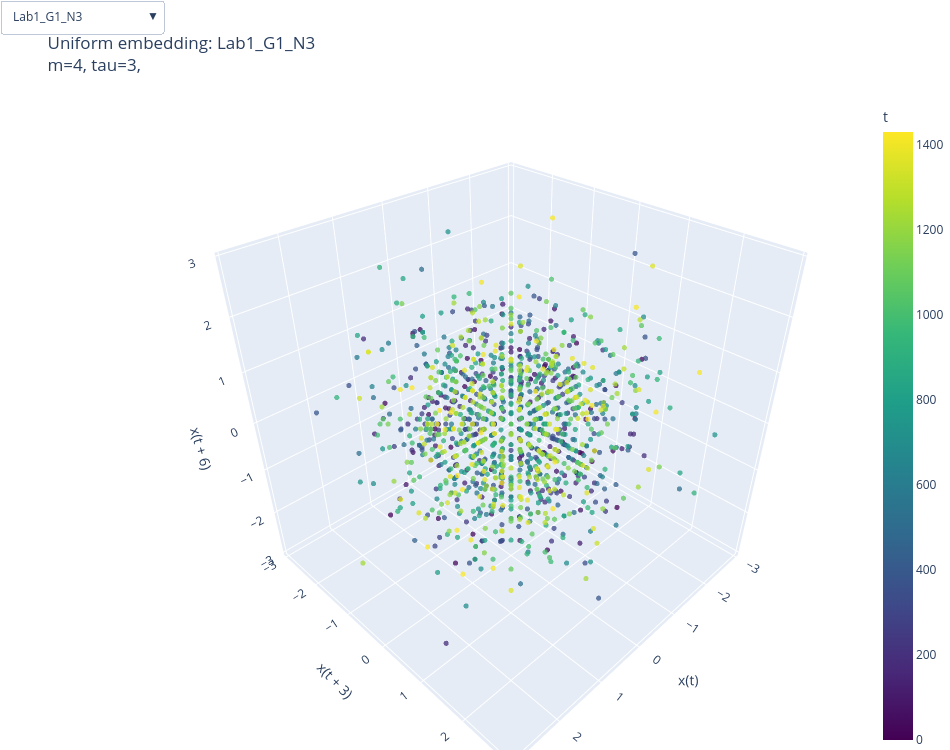

Write notebook code for a chart like this one.
### Code cell
def make_uniform_figure(embeddings: dict[str, dict]) -> go.Figure:
    if not embeddings:
        raise ValueError("No uniform embeddings to plot")

    fig = go.Figure()
    columns = list(embeddings.keys())
    trace_to_column = []

    for column in columns:
        info = embeddings[column]
        X_plot, time_index = sample_for_plot(info["X"])
        is_first = len(trace_to_column) == 0

        fig.add_trace(
            go.Scatter3d(
                x=X_plot[:, 0],
                y=X_plot[:, 1],
                z=X_plot[:, 2],
                mode="markers",
                marker=dict(
                    size=3,
                    opacity=0.75,
                    color=time_index,
                    colorscale="Viridis",
                    colorbar=dict(title="t") if is_first else None,
                ),
                name=f"{column}: m={info['dimension']}, tau={info['tau']}",
                visible=is_first,
                hovertemplate=(
                    f"{column}<br>"
                    "x(t)=%{x:.4g}<br>"
                    f"x(t+{info['tau']})=%{{y:.4g}}<br>"
                    f"x(t+{2 * info['tau']})=%{{z:.4g}}<br>"
                    "t=%{marker.color}<extra></extra>"
                ),
            )
        )
        trace_to_column.append(column)

    buttons = []
    for i, column in enumerate(trace_to_column):
        info = embeddings[column]
        visible = [False] * len(trace_to_column)
        visible[i] = True
        buttons.append(
            dict(
                label=column,
                method="update",
                args=[
                    {"visible": visible},
                    {
                        "title": (
                            f"Uniform embedding: {column}<br>"
                            f"m={info['dimension']}, tau={info['tau']}, "
                        ),
                        "scene": dict(
                            xaxis_title="x(t)",
                            yaxis_title=f"x(t + {info['tau']})",
                            zaxis_title=f"x(t + {2 * info['tau']})",
                            aspectmode="data",
                        ),
                    },
                ],
            )
        )

    first_column = trace_to_column[0]
    first = embeddings[first_column]

    fig.update_layout(
        title=(
            f"Uniform embedding: {first_column}<br>"
            f"m={first['dimension']}, tau={first['tau']}, "
        ),
        updatemenus=[
            dict(
                buttons=buttons,
                direction="down",
                x=0.0,
                y=1.15,
                showactive=True,
            )
        ],
        scene=dict(
            xaxis_title="x(t)",
            yaxis_title=f"x(t + {first['tau']})",
            zaxis_title=f"x(t + {2 * first['tau']})",
            aspectmode="data",
        ),
        width=950,
        height=750,
        margin=dict(l=0, r=0, b=0, t=90),
    )
    return fig


uniform_fig = make_uniform_figure(uniform_embeddings)
uniform_fig.show()

### Figure 1 — Plotly figure (JSON) as saved in the notebook; plotly's stock layout.template omitted (floating-point values rounded to 4 significant figures; data arrays with more than 128 entries replaced by an {"elided": "..."} marker saying what was removed)
{"data": [{"hovertemplate": "Lab1_G1_N3<br>x(t)=%{x:.4g}<br>x(t+3)=%{y:.4g}<br>x(t+6)=%{z:.4g}<br>t=%{marker.color}<extra></extra>", "marker": {"color": {"elided": "1430 int values"}, "colorbar": {"title": {"text": "t"}}, "colorscale": [[0, "#440154"], [0.1111, "#482878"], [0.2222, "#3e4989"], [0.3333, "#31688e"], [0.4444, "#26828e"], [0.5556, "#1f9e89"], [0.6667, "#35b779"], [0.7778, "#6ece58"], [0.8889, "#b5de2b"], [1, "#fde725"]], "opacity": 0.75, "size": 3}, "mode": "markers", "name": "Lab1_G1_N3: m=4, tau=3", "type": "scatter3d", "visible": true, "x": {"elided": "1430 float values"}, "y": {"elided": "1430 float values"}, "z": {"elided": "1430 float values"}}, {"hovertemplate": "Lab1_G2_Fн9<br>x(t)=%{x:.4g}<br>x(t+3)=%{y:.4g}<br>x(t+6)=%{z:.4g}<br>t=%{marker.color}<extra></extra>", "marker": {"color": {"elided": "1427 int values"}, "colorscale": [[0, "#440154"], [0.1111, "#482878"], [0.2222, "#3e4989"], [0.3333, "#31688e"], [0.4444, "#26828e"], [0.5556, "#1f9e89"], [0.6667, "#35b779"], [0.7778, "#6ece58"], [0.8889, "#b5de2b"], [1, "#fde725"]], "opacity": 0.75, "size": 3}, "mode": "markers", "name": "Lab1_G2_Fн9: m=5, tau=3", "type": "scatter3d", "visible": false, "x": {"elided": "1427 float values"}, "y": {"elided": "1427 float values"}, "z": {"elided": "1427 float values"}}, {"hovertemplate": "Lab1_G2_Fc3<br>x(t)=%{x:.4g}<br>x(t+3)=%{y:.4g}<br>x(t+6)=%{z:.4g}<br>t=%{marker.color}<extra></extra>", "marker": {"color": {"elided": "1421 int values"}, "colorscale": [[0, "#440154"], [0.1111, "#482878"], [0.2222, "#3e4989"], [0.3333, "#31688e"], [0.4444, "#26828e"], [0.5556, "#1f9e89"], [0.6667, "#35b779"], [0.7778, "#6ece58"], [0.8889, "#b5de2b"], [1, "#fde725"]], "opacity": 0.75, "size": 3}, "mode": "markers", "name": "Lab1_G2_Fc3: m=7, tau=3", "type": "scatter3d", "visible": false, "x": {"elided": "1421 float values"}, "y": {"elided": "1421 float values"}, "z": {"elided": "1421 float values"}}, {"hovertemplate": "Lab1_G1_N1<br>x(t)=%{x:.4g}<br>x(t+98)=%{y:.4g}<br>x(t+196)=%{z:.4g}<br>t=%{marker.color}<extra></extra>", "marker": {"color": {"elided": "1145 int values"}, "colorscale": [[0, "#440154"], [0.1111, "#482878"], [0.2222, "#3e4989"], [0.3333, "#31688e"], [0.4444, "#26828e"], [0.5556, "#1f9e89"], [0.6667, "#35b779"], [0.7778, "#6ece58"], [0.8889, "#b5de2b"], [1, "#fde725"]], "opacity": 0.75, "size": 3}, "mode": "markers", "name": "Lab1_G1_N1: m=4, tau=98", "type": "scatter3d", "visible": false, "x": {"elided": "1145 float values"}, "y": {"elided": "1145 float values"}, "z": {"elided": "1145 float values"}}, {"hovertemplate": "Lab1_G1_N2<br>x(t)=%{x:.4g}<br>x(t+14)=%{y:.4g}<br>x(t+28)=%{z:.4g}<br>t=%{marker.color}<extra></extra>", "marker": {"color": {"elided": "1369 int values"}, "colorscale": [[0, "#440154"], [0.1111, "#482878"], [0.2222, "#3e4989"], [0.3333, "#31688e"], [0.4444, "#26828e"], [0.5556, "#1f9e89"], [0.6667, "#35b779"], [0.7778, "#6ece58"], [0.8889, "#b5de2b"], [1, "#fde725"]], "opacity": 0.75, "size": 3}, "mode": "markers", "name": "Lab1_G1_N2: m=6, tau=14", "type": "scatter3d", "visible": false, "x": {"elided": "1369 float values"}, "y": {"elided": "1369 float values"}, "z": {"elided": "1369 float values"}}, {"hovertemplate": "Lab1_G2_3F2<br>x(t)=%{x:.4g}<br>x(t+3)=%{y:.4g}<br>x(t+6)=%{z:.4g}<br>t=%{marker.color}<extra></extra>", "marker": {"color": {"elided": "1427 int values"}, "colorscale": [[0, "#440154"], [0.1111, "#482878"], [0.2222, "#3e4989"], [0.3333, "#31688e"], [0.4444, "#26828e"], [0.5556, "#1f9e89"], [0.6667, "#35b779"], [0.7778, "#6ece58"], [0.8889, "#b5de2b"], [1, "#fde725"]], "opacity": 0.75, "size": 3}, "mode": "markers", "name": "Lab1_G2_3F2: m=5, tau=3", "type": "scatter3d", "visible": false, "x": {"elided": "1427 float values"}, "y": {"elided": "1427 float values"}, "z": {"elided": "1427 float values"}}, {"hovertemplate": "Lab1_G1_T4ср<br>x(t)=%{x:.4g}<br>x(t+51)=%{y:.4g}<br>x(t+102)=%{z:.4g}<br>t=%{marker.color}<extra></extra>", "marker": {"color": {"elided": "1235 int values"}, "colorscale": [[0, "#440154"], [0.1111, "#482878"], [0.2222, "#3e4989"], [0.3333, "#31688e"], [0.4444, "#26828e"], [0.5556, "#1f9e89"], [0.6667, "#35b779"], [0.7778, "#6ece58"], [0.8889, "#b5de2b"], [1, "#fde725"]], "opacity": 0.75, "size": 3}, "mode": "markers", "name": "Lab1_G1_T4ср: m=5, tau=51", "type": "scatter3d", "visible": false, "x": {"elided": "1235 float values"}, "y": {"elided": "1235 float values"}, "z": {"elided": "1235 float values"}}, {"hovertemplate": "Lab1_G3_T606<br>x(t)=%{x:.4g}<br>x(t+24)=%{y:.4g}<br>x(t+48)=%{z:.4g}<br>t=%{marker.color}<extra></extra>", "marker": {"color": {"elided": "1247 int values"}, "colorscale": [[0, "#440154"], [0.1111, "#482878"], [0.2222, "#3e4989"], [0.3333, "#31688e"], [0.4444, "#26828e"], [0.5556, "#1f9e89"], [0.6667, "#35b779"], [0.7778, "#6ece58"], [0.8889, "#b5de2b"], [1, "#fde725"]], "opacity": 0.75, "size": 3}, "mode": "markers", "name": "Lab1_G3_T606: m=9, tau=24", "type": "scatter3d", "visible": false, "x": {"elided": "1247 float values"}, "y": {"elided": "1247 float values"}, "z": {"elided": "1247 float values"}}, {"hovertemplate": "Lab1_Qtg<br>x(t)=%{x:.4g}<br>x(t+15)=%{y:.4g}<br>x(t+30)=%{z:.4g}<br>t=%{marker.color}<extra></extra>", "marker": {"color": {"elided": "1349 int values"}, "colorscale": [[0, "#440154"], [0.1111, "#482878"], [0.2222, "#3e4989"], [0.3333, "#31688e"], [0.4444, "#26828e"], [0.5556, "#1f9e89"], [0.6667, "#35b779"], [0.7778, "#6ece58"], [0.8889, "#b5de2b"], [1, "#fde725"]], "opacity": 0.75, "size": 3}, "mode": "markers", "name": "Lab1_Qtg: m=7, tau=15", "type": "scatter3d", "visible": false, "x": {"elided": "1349 float values"}, "y": {"elided": "1349 float values"}, "z": {"elided": "1349 float values"}}, {"hovertemplate": "Lab1_G2_2F2<br>x(t)=%{x:.4g}<br>x(t+2)=%{y:.4g}<br>x(t+4)=%{z:.4g}<br>t=%{marker.color}<extra></extra>", "marker": {"color": {"elided": "1429 int values"}, "colorscale": [[0, "#440154"], [0.1111, "#482878"], [0.2222, "#3e4989"], [0.3333, "#31688e"], [0.4444, "#26828e"], [0.5556, "#1f9e89"], [0.6667, "#35b779"], [0.7778, "#6ece58"], [0.8889, "#b5de2b"], [1, "#fde725"]], "opacity": 0.75, "size": 3}, "mode": "markers", "name": "Lab1_G2_2F2: m=6, tau=2", "type": "scatter3d", "visible": false, "x": {"elided": "1429 float values"}, "y": {"elided": "1429 float values"}, "z": {"elided": "1429 float values"}}, {"hovertemplate": "Lab1_G2_VoГГ<br>x(t)=%{x:.4g}<br>x(t+10)=%{y:.4g}<br>x(t+20)=%{z:.4g}<br>t=%{marker.color}<extra></extra>", "marker": {"color": {"elided": "1379 int values"}, "colorscale": [[0, "#440154"], [0.1111, "#482878"], [0.2222, "#3e4989"], [0.3333, "#31688e"], [0.4444, "#26828e"], [0.5556, "#1f9e89"], [0.6667, "#35b779"], [0.7778, "#6ece58"], [0.8889, "#b5de2b"], [1, "#fde725"]], "opacity": 0.75, "size": 3}, "mode": "markers", "name": "Lab1_G2_VoГГ: m=7, tau=10", "type": "scatter3d", "visible": false, "x": {"elided": "1379 float values"}, "y": {"elided": "1379 float values"}, "z": {"elided": "1379 float values"}}, {"hovertemplate": "Lab1_G3_T600<br>x(t)=%{x:.4g}<br>x(t+22)=%{y:.4g}<br>x(t+44)=%{z:.4g}<br>t=%{marker.color}<extra></extra>", "marker": {"color": {"elided": "1285 int values"}, "colorscale": [[0, "#440154"], [0.1111, "#482878"], [0.2222, "#3e4989"], [0.3333, "#31688e"], [0.4444, "#26828e"], [0.5556, "#1f9e89"], [0.6667, "#35b779"], [0.7778, "#6ece58"], [0.8889, "#b5de2b"], [1, "#fde725"]], "opacity": 0.75, "size": 3}, "mode": "markers", "name": "Lab1_G3_T600: m=8, tau=22", "type": "scatter3d", "visible": false, "x": {"elided": "1285 float values"}, "y": {"elided": "1285 float values"}, "z": {"elided": "1285 float values"}}, {"hovertemplate": "Lab1_G4_N1пр<br>x(t)=%{x:.4g}<br>x(t+4)=%{y:.4g}<br>x(t+8)=%{z:.4g}<br>t=%{marker.color}<extra></extra>", "marker": {"color": {"elided": "1419 int values"}, "colorscale": [[0, "#440154"], [0.1111, "#482878"], [0.2222, "#3e4989"], [0.3333, "#31688e"], [0.4444, "#26828e"], [0.5556, "#1f9e89"], [0.6667, "#35b779"], [0.7778, "#6ece58"], [0.8889, "#b5de2b"], [1, "#fde725"]], "opacity": 0.75, "size": 3}, "mode": "markers", "name": "Lab1_G4_N1пр: m=6, tau=4", "type": "scatter3d", "visible": false, "x": {"elided": "1419 float values"}, "y": {"elided": "1419 float values"}, "z": {"elided": "1419 float values"}}, {"hovertemplate": "Lab1_Ttg<br>x(t)=%{x:.4g}<br>x(t+66)=%{y:.4g}<br>x(t+132)=%{z:.4g}<br>t=%{marker.color}<extra></extra>", "marker": {"color": {"elided": "1307 int values"}, "colorscale": [[0, "#440154"], [0.1111, "#482878"], [0.2222, "#3e4989"], [0.3333, "#31688e"], [0.4444, "#26828e"], [0.5556, "#1f9e89"], [0.6667, "#35b779"], [0.7778, "#6ece58"], [0.8889, "#b5de2b"], [1, "#fde725"]], "opacity": 0.75, "size": 3}, "mode": "markers", "name": "Lab1_Ttg: m=3, tau=66", "type": "scatter3d", "visible": false, "x": {"elided": "1307 float values"}, "y": {"elided": "1307 float values"}, "z": {"elided": "1307 float values"}}, {"hovertemplate": "Lab1_PposleNag<br>x(t)=%{x:.4g}<br>x(t+2)=%{y:.4g}<br>x(t+4)=%{z:.4g}<br>t=%{marker.color}<extra></extra>", "marker": {"color": {"elided": "1427 int values"}, "colorscale": [[0, "#440154"], [0.1111, "#482878"], [0.2222, "#3e4989"], [0.3333, "#31688e"], [0.4444, "#26828e"], [0.5556, "#1f9e89"], [0.6667, "#35b779"], [0.7778, "#6ece58"], [0.8889, "#b5de2b"], [1, "#fde725"]], "opacity": 0.75, "size": 3}, "mode": "markers", "name": "Lab1_PposleNag: m=7, tau=2", "type": "scatter3d", "visible": false, "x": {"elided": "1427 float values"}, "y": {"elided": "1427 float values"}, "z": {"elided": "1427 float values"}}, {"hovertemplate": "Lab1_dev<br>x(t)=%{x:.4g}<br>x(t+4)=%{y:.4g}<br>x(t+8)=%{z:.4g}<br>t=%{marker.color}<extra></extra>", "marker": {"color": {"elided": "1423 int values"}, "colorscale": [[0, "#440154"], [0.1111, "#482878"], [0.2222, "#3e4989"], [0.3333, "#31688e"], [0.4444, "#26828e"], [0.5556, "#1f9e89"], [0.6667, "#35b779"], [0.7778, "#6ece58"], [0.8889, "#b5de2b"], [1, "#fde725"]], "opacity": 0.75, "size": 3}, "mode": "markers", "name": "Lab1_dev: m=5, tau=4", "type": "scatter3d", "visible": false, "x": {"elided": "1423 float values"}, "y": {"elided": "1423 float values"}, "z": {"elided": "1423 float values"}}, {"hovertemplate": "Lab1_G3_Pc2<br>x(t)=%{x:.4g}<br>x(t+18)=%{y:.4g}<br>x(t+36)=%{z:.4g}<br>t=%{marker.color}<extra></extra>", "marker": {"color": {"elided": "1295 int values"}, "colorscale": [[0, "#440154"], [0.1111, "#482878"], [0.2222, "#3e4989"], [0.3333, "#31688e"], [0.4444, "#26828e"], [0.5556, "#1f9e89"], [0.6667, "#35b779"], [0.7778, "#6ece58"], [0.8889, "#b5de2b"], [1, "#fde725"]], "opacity": 0.75, "size": 3}, "mode": "markers", "name": "Lab1_G3_Pc2: m=9, tau=18", "type": "scatter3d", "visible": false, "x": {"elided": "1295 float values"}, "y": {"elided": "1295 float values"}, "z": {"elided": "1295 float values"}}, {"hovertemplate": "Lab1_TC_Ptgdg<br>x(t)=%{x:.4g}<br>x(t+14)=%{y:.4g}<br>x(t+28)=%{z:.4g}<br>t=%{marker.color}<extra></extra>", "marker": {"color": {"elided": "1355 int values"}, "colorscale": [[0, "#440154"], [0.1111, "#482878"], [0.2222, "#3e4989"], [0.3333, "#31688e"], [0.4444, "#26828e"], [0.5556, "#1f9e89"], [0.6667, "#35b779"], [0.7778, "#6ece58"], [0.8889, "#b5de2b"], [1, "#fde725"]], "opacity": 0.75, "size": 3}, "mode": "markers", "name": "Lab1_TC_Ptgdg: m=7, tau=14", "type": "scatter3d", "visible": false, "x": {"elided": "1355 float values"}, "y": {"elided": "1355 float values"}, "z": {"elided": "1355 float values"}}, {"hovertemplate": "Lab1_dPmg<br>x(t)=%{x:.4g}<br>x(t+5)=%{y:.4g}<br>x(t+10)=%{z:.4g}<br>t=%{marker.color}<extra></extra>", "marker": {"color": {"elided": "1429 int values"}, "colorscale": [[0, "#440154"], [0.1111, "#482878"], [0.2222, "#3e4989"], [0.3333, "#31688e"], [0.4444, "#26828e"], [0.5556, "#1f9e89"], [0.6667, "#35b779"], [0.7778, "#6ece58"], [0.8889, "#b5de2b"], [1, "#fde725"]], "opacity": 0.75, "size": 3}, "mode": "markers", "name": "Lab1_dPmg: m=3, tau=5", "type": "scatter3d", "visible": false, "x": {"elided": "1429 float values"}, "y": {"elided": "1429 float values"}, "z": {"elided": "1429 float values"}}, {"hovertemplate": "Lab1_Hpol<br>x(t)=%{x:.4g}<br>x(t+2)=%{y:.4g}<br>x(t+4)=%{z:.4g}<br>t=%{marker.color}<extra></extra>", "marker": {"color": {"elided": "1421 int values"}, "colorscale": [[0, "#440154"], [0.1111, "#482878"], [0.2222, "#3e4989"], [0.3333, "#31688e"], [0.4444, "#26828e"], [0.5556, "#1f9e89"], [0.6667, "#35b779"], [0.7778, "#6ece58"], [0.8889, "#b5de2b"], [1, "#fde725"]], "opacity": 0.75, "size": 3}, "mode": "markers", "name": "Lab1_Hpol: m=10, tau=2", "type": "scatter3d", "visible": false, "x": {"elided": "1421 float values"}, "y": {"elided": "1421 float values"}, "z": {"elided": "1421 float values"}}, {"hovertemplate": "Lab1_G1_T1<br>x(t)=%{x:.4g}<br>x(t+33)=%{y:.4g}<br>x(t+66)=%{z:.4g}<br>t=%{marker.color}<extra></extra>", "marker": {"color": {"elided": "1274 int values"}, "colorscale": [[0, "#440154"], [0.1111, "#482878"], [0.2222, "#3e4989"], [0.3333, "#31688e"], [0.4444, "#26828e"], [0.5556, "#1f9e89"], [0.6667, "#35b779"], [0.7778, "#6ece58"], [0.8889, "#b5de2b"], [1, "#fde725"]], "opacity": 0.75, "size": 3}, "mode": "markers", "name": "Lab1_G1_T1: m=6, tau=33", "type": "scatter3d", "visible": false, "x": {"elided": "1274 float values"}, "y": {"elided": "1274 float values"}, "z": {"elided": "1274 float values"}}, {"hovertemplate": "Lab1_G1_T600<br>x(t)=%{x:.4g}<br>x(t+37)=%{y:.4g}<br>x(t+74)=%{z:.4g}<br>t=%{marker.color}<extra></extra>", "marker": {"color": {"elided": "1180 int values"}, "colorscale": [[0, "#440154"], [0.1111, "#482878"], [0.2222, "#3e4989"], [0.3333, "#31688e"], [0.4444, "#26828e"], [0.5556, "#1f9e89"], [0.6667, "#35b779"], [0.7778, "#6ece58"], [0.8889, "#b5de2b"], [1, "#fde725"]], "opacity": 0.75, "size": 3}, "mode": "markers", "name": "Lab1_G1_T600: m=8, tau=37", "type": "scatter3d", "visible": false, "x": {"elided": "1180 float values"}, "y": {"elided": "1180 float values"}, "z": {"elided": "1180 float values"}}, {"hovertemplate": "Lab1_G1_T638<br>x(t)=%{x:.4g}<br>x(t+31)=%{y:.4g}<br>x(t+62)=%{z:.4g}<br>t=%{marker.color}<extra></extra>", "marker": {"color": {"elided": "1253 int values"}, "colorscale": [[0, "#440154"], [0.1111, "#482878"], [0.2222, "#3e4989"], [0.3333, "#31688e"], [0.4444, "#26828e"], [0.5556, "#1f9e89"], [0.6667, "#35b779"], [0.7778, "#6ece58"], [0.8889, "#b5de2b"], [1, "#fde725"]], "opacity": 0.75, "size": 3}, "mode": "markers", "name": "Lab1_G1_T638: m=7, tau=31", "type": "scatter3d", "visible": false, "x": {"elided": "1253 float values"}, "y": {"elided": "1253 float values"}, "z": {"elided": "1253 float values"}}, {"hovertemplate": "Lab1_G4_delta_T4PR<br>x(t)=%{x:.4g}<br>x(t+28)=%{y:.4g}<br>x(t+56)=%{z:.4g}<br>t=%{marker.color}<extra></extra>", "marker": {"color": {"elided": "1327 int values"}, "colorscale": [[0, "#440154"], [0.1111, "#482878"], [0.2222, "#3e4989"], [0.3333, "#31688e"], [0.4444, "#26828e"], [0.5556, "#1f9e89"], [0.6667, "#35b779"], [0.7778, "#6ece58"], [0.8889, "#b5de2b"], [1, "#fde725"]], "opacity": 0.75, "size": 3}, "mode": "markers", "name": "Lab1_G4_delta_T4PR: m=5, tau=28", "type": "scatter3d", "visible": false, "x": {"elided": "1327 float values"}, "y": {"elided": "1327 float values"}, "z": {"elided": "1327 float values"}}, {"hovertemplate": "Lab1_G4_delta_T4<br>x(t)=%{x:.4g}<br>x(t+18)=%{y:.4g}<br>x(t+36)=%{z:.4g}<br>t=%{marker.color}<extra></extra>", "marker": {"color": {"elided": "1349 int values"}, "colorscale": [[0, "#440154"], [0.1111, "#482878"], [0.2222, "#3e4989"], [0.3333, "#31688e"], [0.4444, "#26828e"], [0.5556, "#1f9e89"], [0.6667, "#35b779"], [0.7778, "#6ece58"], [0.8889, "#b5de2b"], [1, "#fde725"]], "opacity": 0.75, "size": 3}, "mode": "markers", "name": "Lab1_G4_delta_T4: m=6, tau=18", "type": "scatter3d", "visible": false, "x": {"elided": "1349 float values"}, "y": {"elided": "1349 float values"}, "z": {"elided": "1349 float values"}}, {"hovertemplate": "Lab1_TC_Tm<br>x(t)=%{x:.4g}<br>x(t+54)=%{y:.4g}<br>x(t+108)=%{z:.4g}<br>t=%{marker.color}<extra></extra>", "marker": {"color": {"elided": "1007 int values"}, "colorscale": [[0, "#440154"], [0.1111, "#482878"], [0.2222, "#3e4989"], [0.3333, "#31688e"], [0.4444, "#26828e"], [0.5556, "#1f9e89"], [0.6667, "#35b779"], [0.7778, "#6ece58"], [0.8889, "#b5de2b"], [1, "#fde725"]], "opacity": 0.75, "size": 3}, "mode": "markers", "name": "Lab1_TC_Tm: m=9, tau=54", "type": "scatter3d", "visible": false, "x": {"elided": "1007 float values"}, "y": {"elided": "1007 float values"}, "z": {"elided": "1007 float values"}}, {"hovertemplate": "Lab1_G3_Турбина_ГГ<br>x(t)=%{x:.4g}<br>x(t+16)=%{y:.4g}<br>x(t+32)=%{z:.4g}<br>t=%{marker.color}<extra></extra>", "marker": {"color": {"elided": "1391 int values"}, "colorscale": [[0, "#440154"], [0.1111, "#482878"], [0.2222, "#3e4989"], [0.3333, "#31688e"], [0.4444, "#26828e"], [0.5556, "#1f9e89"], [0.6667, "#35b779"], [0.7778, "#6ece58"], [0.8889, "#b5de2b"], [1, "#fde725"]], "opacity": 0.75, "size": 3}, "mode": "markers", "name": "Lab1_G3_Турбина_ГГ: m=4, tau=16", "type": "scatter3d", "visible": false, "x": {"elided": "1391 float values"}, "y": {"elided": "1391 float values"}, "z": {"elided": "1391 float values"}}, {"hovertemplate": "Lab1_G1_T607<br>x(t)=%{x:.4g}<br>x(t+14)=%{y:.4g}<br>x(t+28)=%{z:.4g}<br>t=%{marker.color}<extra></extra>", "marker": {"color": {"elided": "1411 int values"}, "colorscale": [[0, "#440154"], [0.1111, "#482878"], [0.2222, "#3e4989"], [0.3333, "#31688e"], [0.4444, "#26828e"], [0.5556, "#1f9e89"], [0.6667, "#35b779"], [0.7778, "#6ece58"], [0.8889, "#b5de2b"], [1, "#fde725"]], "opacity": 0.75, "size": 3}, "mode": "markers", "name": "Lab1_G1_T607: m=3, tau=14", "type": "scatter3d", "visible": false, "x": {"elided": "1411 float values"}, "y": {"elided": "1411 float values"}, "z": {"elided": "1411 float values"}}, {"hovertemplate": "Lab1_TposleNag<br>x(t)=%{x:.4g}<br>x(t+2)=%{y:.4g}<br>x(t+4)=%{z:.4g}<br>t=%{marker.color}<extra></extra>", "marker": {"color": {"elided": "1435 int values"}, "colorscale": [[0, "#440154"], [0.1111, "#482878"], [0.2222, "#3e4989"], [0.3333, "#31688e"], [0.4444, "#26828e"], [0.5556, "#1f9e89"], [0.6667, "#35b779"], [0.7778, "#6ece58"], [0.8889, "#b5de2b"], [1, "#fde725"]], "opacity": 0.75, "size": 3}, "mode": "markers", "name": "Lab1_TposleNag: m=3, tau=2", "type": "scatter3d", "visible": false, "x": {"elided": "1435 float values"}, "y": {"elided": "1435 float values"}, "z": {"elided": "1435 float values"}}, {"hovertemplate": "Lab1_G3_Коксование<br>x(t)=%{x:.4g}<br>x(t+13)=%{y:.4g}<br>x(t+26)=%{z:.4g}<br>t=%{marker.color}<extra></extra>", "marker": {"color": {"elided": "1413 int values"}, "colorscale": [[0, "#440154"], [0.1111, "#482878"], [0.2222, "#3e4989"], [0.3333, "#31688e"], [0.4444, "#26828e"], [0.5556, "#1f9e89"], [0.6667, "#35b779"], [0.7778, "#6ece58"], [0.8889, "#b5de2b"], [1, "#fde725"]], "opacity": 0.75, "size": 3}, "mode": "markers", "name": "Lab1_G3_Коксование: m=3, tau=13", "type": "scatter3d", "visible": false, "x": {"elided": "1413 float values"}, "y": {"elided": "1413 float values"}, "z": {"elided": "1413 float values"}}, {"hovertemplate": "Lab1_TdoNag<br>x(t)=%{x:.4g}<br>x(t+4)=%{y:.4g}<br>x(t+8)=%{z:.4g}<br>t=%{marker.color}<extra></extra>", "marker": {"color": {"elided": "1427 int values"}, "colorscale": [[0, "#440154"], [0.1111, "#482878"], [0.2222, "#3e4989"], [0.3333, "#31688e"], [0.4444, "#26828e"], [0.5556, "#1f9e89"], [0.6667, "#35b779"], [0.7778, "#6ece58"], [0.8889, "#b5de2b"], [1, "#fde725"]], "opacity": 0.75, "size": 3}, "mode": "markers", "name": "Lab1_TdoNag: m=4, tau=4", "type": "scatter3d", "visible": false, "x": {"elided": "1427 float values"}, "y": {"elided": "1427 float values"}, "z": {"elided": "1427 float values"}}], "layout": {"height": 750, "margin": {"b": 0, "l": 0, "r": 0, "t": 90}, "scene": {"aspectmode": "data", "xaxis": {"title": {"text": "x(t)"}}, "yaxis": {"title": {"text": "x(t + 3)"}}, "zaxis": {"title": {"text": "x(t + 6)"}}}, "title": {"text": "Uniform embedding: Lab1_G1_N3<br>m=4, tau=3, "}, "updatemenus": [{"buttons": [{"args": [{"visible": [true, false, false, false, false, false, false, false, false, false, false, false, false, false, false, false, false, false, false, false, false, false, false, false, false, false, false, false, false, false, false]}, {"scene": {"aspectmode": "data", "xaxis_title": "x(t)", "yaxis_title": "x(t + 3)", "zaxis_title": "x(t + 6)"}, "title": "Uniform embedding: Lab1_G1_N3<br>m=4, tau=3, "}], "label": "Lab1_G1_N3", "method": "update"}, {"args": [{"visible": [false, true, false, false, false, false, false, false, false, false, false, false, false, false, false, false, false, false, false, false, false, false, false, false, false, false, false, false, false, false, false]}, {"scene": {"aspectmode": "data", "xaxis_title": "x(t)", "yaxis_title": "x(t + 3)", "zaxis_title": "x(t + 6)"}, "title": "Uniform embedding: Lab1_G2_Fн9<br>m=5, tau=3, "}], "label": "Lab1_G2_Fн9", "method": "update"}, {"args": [{"visible": [false, false, true, false, false, false, false, false, false, false, false, false, false, false, false, false, false, false, false, false, false, false, false, false, false, false, false, false, false, false, false]}, {"scene": {"aspectmode": "data", "xaxis_title": "x(t)", "yaxis_title": "x(t + 3)", "zaxis_title": "x(t + 6)"}, "title": "Uniform embedding: Lab1_G2_Fc3<br>m=7, tau=3, "}], "label": "Lab1_G2_Fc3", "method": "update"}, {"args": [{"visible": [false, false, false, true, false, false, false, false, false, false, false, false, false, false, false, false, false, false, false, false, false, false, false, false, false, false, false, false, false, false, false]}, {"scene": {"aspectmode": "data", "xaxis_title": "x(t)", "yaxis_title": "x(t + 98)", "zaxis_title": "x(t + 196)"}, "title": "Uniform embedding: Lab1_G1_N1<br>m=4, tau=98, "}], "label": "Lab1_G1_N1", "method": "update"}, {"args": [{"visible": [false, false, false, false, true, false, false, false, false, false, false, false, false, false, false, false, false, false, false, false, false, false, false, false, false, false, false, false, false, false, false]}, {"scene": {"aspectmode": "data", "xaxis_title": "x(t)", "yaxis_title": "x(t + 14)", "zaxis_title": "x(t + 28)"}, "title": "Uniform embedding: Lab1_G1_N2<br>m=6, tau=14, "}], "label": "Lab1_G1_N2", "method": "update"}, {"args": [{"visible": [false, false, false, false, false, true, false, false, false, false, false, false, false, false, false, false, false, false, false, false, false, false, false, false, false, false, false, false, false, false, false]}, {"scene": {"aspectmode": "data", "xaxis_title": "x(t)", "yaxis_title": "x(t + 3)", "zaxis_title": "x(t + 6)"}, "title": "Uniform embedding: Lab1_G2_3F2<br>m=5, tau=3, "}], "label": "Lab1_G2_3F2", "method": "update"}, {"args": [{"visible": [false, false, false, false, false, false, true, false, false, false, false, false, false, false, false, false, false, false, false, false, false, false, false, false, false, false, false, false, false, false, false]}, {"scene": {"aspectmode": "data", "xaxis_title": "x(t)", "yaxis_title": "x(t + 51)", "zaxis_title": "x(t + 102)"}, "title": "Uniform embedding: Lab1_G1_T4ср<br>m=5, tau=51, "}], "label": "Lab1_G1_T4ср", "method": "update"}, {"args": [{"visible": [false, false, false, false, false, false, false, true, false, false, false, false, false, false, false, false, false, false, false, false, false, false, false, false, false, false, false, false, false, false, false]}, {"scene": {"aspectmode": "data", "xaxis_title": "x(t)", "yaxis_title": "x(t + 24)", "zaxis_title": "x(t + 48)"}, "title": "Uniform embedding: Lab1_G3_T606<br>m=9, tau=24, "}], "label": "Lab1_G3_T606", "method": "update"}, {"args": [{"visible": [false, false, false, false, false, false, false, false, true, false, false, false, false, false, false, false, false, false, false, false, false, false, false, false, false, false, false, false, false, false, false]}, {"scene": {"aspectmode": "data", "xaxis_title": "x(t)", "yaxis_title": "x(t + 15)", "zaxis_title": "x(t + 30)"}, "title": "Uniform embedding: Lab1_Qtg<br>m=7, tau=15, "}], "label": "Lab1_Qtg", "method": "update"}, {"args": [{"visible": [false, false, false, false, false, false, false, false, false, true, false, false, false, false, false, false, false, false, false, false, false, false, false, false, false, false, false, false, false, false, false]}, {"scene": {"aspectmode": "data", "xaxis_title": "x(t)", "yaxis_title": "x(t + 2)", "zaxis_title": "x(t + 4)"}, "title": "Uniform embedding: Lab1_G2_2F2<br>m=6, tau=2, "}], "label": "Lab1_G2_2F2", "method": "update"}, {"args": [{"visible": [false, false, false, false, false, false, false, false, false, false, true, false, false, false, false, false, false, false, false, false, false, false, false, false, false, false, false, false, false, false, false]}, {"scene": {"aspectmode": "data", "xaxis_title": "x(t)", "yaxis_title": "x(t + 10)", "zaxis_title": "x(t + 20)"}, "title": "Uniform embedding: Lab1_G2_VoГГ<br>m=7, tau=10, "}], "label": "Lab1_G2_VoГГ", "method": "update"}, {"args": [{"visible": [false, false, false, false, false, false, false, false, false, false, false, true, false, false, false, false, false, false, false, false, false, false, false, false, false, false, false, false, false, false, false]}, {"scene": {"aspectmode": "data", "xaxis_title": "x(t)", "yaxis_title": "x(t + 22)", "zaxis_title": "x(t + 44)"}, "title": "Uniform embedding: Lab1_G3_T600<br>m=8, tau=22, "}], "label": "Lab1_G3_T600", "method": "update"}, {"args": [{"visible": [false, false, false, false, false, false, false, false, false, false, false, false, true, false, false, false, false, false, false, false, false, false, false, false, false, false, false, false, false, false, false]}, {"scene": {"aspectmode": "data", "xaxis_title": "x(t)", "yaxis_title": "x(t + 4)", "zaxis_title": "x(t + 8)"}, "title": "Uniform embedding: Lab1_G4_N1пр<br>m=6, tau=4, "}], "label": "Lab1_G4_N1пр", "method": "update"}, {"args": [{"visible": [false, false, false, false, false, false, false, false, false, false, false, false, false, true, false, false, false, false, false, false, false, false, false, false, false, false, false, false, false, false, false]}, {"scene": {"aspectmode": "data", "xaxis_title": "x(t)", "yaxis_title": "x(t + 66)", "zaxis_title": "x(t + 132)"}, "title": "Uniform embedding: Lab1_Ttg<br>m=3, tau=66, "}], "label": "Lab1_Ttg", "method": "update"}, {"args": [{"visible": [false, false, false, false, false, false, false, false, false, false, false, false, false, false, true, false, false, false, false, false, false, false, false, false, false, false, false, false, false, false, false]}, {"scene": {"aspectmode": "data", "xaxis_title": "x(t)", "yaxis_title": "x(t + 2)", "zaxis_title": "x(t + 4)"}, "title": "Uniform embedding: Lab1_PposleNag<br>m=7, tau=2, "}], "label": "Lab1_PposleNag", "method": "update"}, {"args": [{"visible": [false, false, false, false, false, false, false, false, false, false, false, false, false, false, false, true, false, false, false, false, false, false, false, false, false, false, false, false, false, false, false]}, {"scene": {"aspectmode": "data", "xaxis_title": "x(t)", "yaxis_title": "x(t + 4)", "zaxis_title": "x(t + 8)"}, "title": "Uniform embedding: Lab1_dev<br>m=5, tau=4, "}], "label": "Lab1_dev", "method": "update"}, {"args": [{"visible": [false, false, false, false, false, false, false, false, false, false, false, false, false, false, false, false, true, false, false, false, false, false, false, false, false, false, false, false, false, false, false]}, {"scene": {"aspectmode": "data", "xaxis_title": "x(t)", "yaxis_title": "x(t + 18)", "zaxis_title": "x(t + 36)"}, "title": "Uniform embedding: Lab1_G3_Pc2<br>m=9, tau=18, "}], "label": "Lab1_G3_Pc2", "method": "update"}, {"args": [{"visible": [false, false, false, false, false, false, false, false, false, false, false, false, false, false, false, false, false, true, false, false, false, false, false, false, false, false, false, false, false, false, false]}, {"scene": {"aspectmode": "data", "xaxis_title": "x(t)", "yaxis_title": "x(t + 14)", "zaxis_title": "x(t + 28)"}, "title": "Uniform embedding: Lab1_TC_Ptgdg<br>m=7, tau=14, "}], "label": "Lab1_TC_Ptgdg", "method": "update"}, {"args": [{"visible": [false, false, false, false, false, false, false, false, false, false, false, false, false, false, false, false, false, false, true, false, false, false, false, false, false, false, false, false, false, false, false]}, {"scene": {"aspectmode": "data", "xaxis_title": "x(t)", "yaxis_title": "x(t + 5)", "zaxis_title": "x(t + 10)"}, "title": "Uniform embedding: Lab1_dPmg<br>m=3, tau=5, "}], "label": "Lab1_dPmg", "method": "update"}, {"args": [{"visible": [false, false, false, false, false, false, false, false, false, false, false, false, false, false, false, false, false, false, false, true, false, false, false, false, false, false, false, false, false, false, false]}, {"scene": {"aspectmode": "data", "xaxis_title": "x(t)", "yaxis_title": "x(t + 2)", "zaxis_title": "x(t + 4)"}, "title": "Uniform embedding: Lab1_Hpol<br>m=10, tau=2, "}], "label": "Lab1_Hpol", "method": "update"}, {"args": [{"visible": [false, false, false, false, false, false, false, false, false, false, false, false, false, false, false, false, false, false, false, false, true, false, false, false, false, false, false, false, false, false, false]}, {"scene": {"aspectmode": "data", "xaxis_title": "x(t)", "yaxis_title": "x(t + 33)", "zaxis_title": "x(t + 66)"}, "title": "Uniform embedding: Lab1_G1_T1<br>m=6, tau=33, "}], "label": "Lab1_G1_T1", "method": "update"}, {"args": [{"visible": [false, false, false, false, false, false, false, false, false, false, false, false, false, false, false, false, false, false, false, false, false, true, false, false, false, false, false, false, false, false, false]}, {"scene": {"aspectmode": "data", "xaxis_title": "x(t)", "yaxis_title": "x(t + 37)", "zaxis_title": "x(t + 74)"}, "title": "Uniform embedding: Lab1_G1_T600<br>m=8, tau=37, "}], "label": "Lab1_G1_T600", "method": "update"}, {"args": [{"visible": [false, false, false, false, false, false, false, false, false, false, false, false, false, false, false, false, false, false, false, false, false, false, true, false, false, false, false, false, false, false, false]}, {"scene": {"aspectmode": "data", "xaxis_title": "x(t)", "yaxis_title": "x(t + 31)", "zaxis_title": "x(t + 62)"}, "title": "Uniform embedding: Lab1_G1_T638<br>m=7, tau=31, "}], "label": "Lab1_G1_T638", "method": "update"}, {"args": [{"visible": [false, false, false, false, false, false, false, false, false, false, false, false, false, false, false, false, false, false, false, false, false, false, false, true, false, false, false, false, false, false, false]}, {"scene": {"aspectmode": "data", "xaxis_title": "x(t)", "yaxis_title": "x(t + 28)", "zaxis_title": "x(t + 56)"}, "title": "Uniform embedding: Lab1_G4_delta_T4PR<br>m=5, tau=28, "}], "label": "Lab1_G4_delta_T4PR", "method": "update"}, {"args": [{"visible": [false, false, false, false, false, false, false, false, false, false, false, false, false, false, false, false, false, false, false, false, false, false, false, false, true, false, false, false, false, false, false]}, {"scene": {"aspectmode": "data", "xaxis_title": "x(t)", "yaxis_title": "x(t + 18)", "zaxis_title": "x(t + 36)"}, "title": "Uniform embedding: Lab1_G4_delta_T4<br>m=6, tau=18, "}], "label": "Lab1_G4_delta_T4", "method": "update"}, {"args": [{"visible": [false, false, false, false, false, false, false, false, false, false, false, false, false, false, false, false, false, false, false, false, false, false, false, false, false, true, false, false, false, false, false]}, {"scene": {"aspectmode": "data", "xaxis_title": "x(t)", "yaxis_title": "x(t + 54)", "zaxis_title": "x(t + 108)"}, "title": "Uniform embedding: Lab1_TC_Tm<br>m=9, tau=54, "}], "label": "Lab1_TC_Tm", "method": "update"}, {"args": [{"visible": [false, false, false, false, false, false, false, false, false, false, false, false, false, false, false, false, false, false, false, false, false, false, false, false, false, false, true, false, false, false, false]}, {"scene": {"aspectmode": "data", "xaxis_title": "x(t)", "yaxis_title": "x(t + 16)", "zaxis_title": "x(t + 32)"}, "title": "Uniform embedding: Lab1_G3_Турбина_ГГ<br>m=4, tau=16, "}], "label": "Lab1_G3_Турбина_ГГ", "method": "update"}, {"args": [{"visible": [false, false, false, false, false, false, false, false, false, false, false, false, false, false, false, false, false, false, false, false, false, false, false, false, false, false, false, true, false, false, false]}, {"scene": {"aspectmode": "data", "xaxis_title": "x(t)", "yaxis_title": "x(t + 14)", "zaxis_title": "x(t + 28)"}, "title": "Uniform embedding: Lab1_G1_T607<br>m=3, tau=14, "}], "label": "Lab1_G1_T607", "method": "update"}, {"args": [{"visible": [false, false, false, false, false, false, false, false, false, false, false, false, false, false, false, false, false, false, false, false, false, false, false, false, false, false, false, false, true, false, false]}, {"scene": {"aspectmode": "data", "xaxis_title": "x(t)", "yaxis_title": "x(t + 2)", "zaxis_title": "x(t + 4)"}, "title": "Uniform embedding: Lab1_TposleNag<br>m=3, tau=2, "}], "label": "Lab1_TposleNag", "method": "update"}, {"args": [{"visible": [false, false, false, false, false, false, false, false, false, false, false, false, false, false, false, false, false, false, false, false, false, false, false, false, false, false, false, false, false, true, false]}, {"scene": {"aspectmode": "data", "xaxis_title": "x(t)", "yaxis_title": "x(t + 13)", "zaxis_title": "x(t + 26)"}, "title": "Uniform embedding: Lab1_G3_Коксование<br>m=3, tau=13, "}], "label": "Lab1_G3_Коксование", "method": "update"}, {"args": [{"visible": [false, false, false, false, false, false, false, false, false, false, false, false, false, false, false, false, false, false, false, false, false, false, false, false, false, false, false, false, false, false, true]}, {"scene": {"aspectmode": "data", "xaxis_title": "x(t)", "yaxis_title": "x(t + 4)", "zaxis_title": "x(t + 8)"}, "title": "Uniform embedding: Lab1_TdoNag<br>m=4, tau=4, "}], "label": "Lab1_TdoNag", "method": "update"}], "direction": "down", "showactive": true, "x": 0, "y": 1.15}], "width": 950}}
